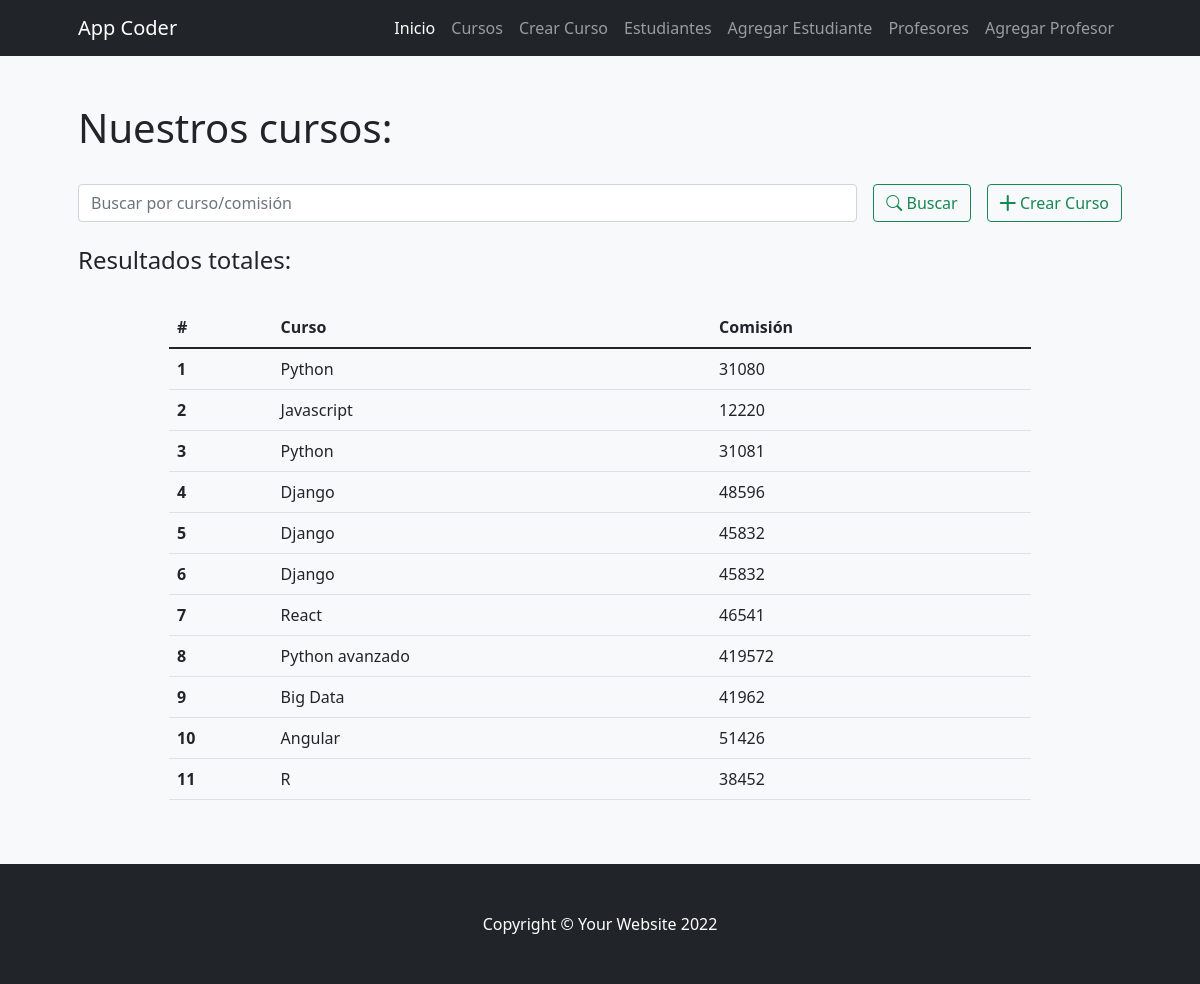
The app's page /coderapp/cursos/ with its own data.
### ProyectoCoderApp/models.py (models this page shows)
class Curso(models.Model):
    nombre = models.CharField(max_length=30) # Texto
    comision = models.IntegerField()

### ProyectoCoderApp/views.py (the view)
# urls.py: path('cursos/', cursos, name="cursos"),
def cursos(request):
    if request.method == "POST":
        search = request.POST["search"]
        if search !="":
            cursos = Curso.objects.filter( Q(nombre__icontains=search) | Q(comision__icontains=search)).values()
            return render(request, "ProyectoCoderApp/cursos.html", {"cursos":cursos, "search":True, "busqueda":search})
    cursos = Curso.objects.all()
    return render(request,"ProyectoCoderApp/cursos.html",{"cursos":cursos})

### ProyectoCoderApp/templates/ProyectoCoderApp/cursos.html (shortened to what this page needs)
{% extends 'ProyectoCoderApp/base.html' %}
{% load static %}
{% block contenidoPagina %}
<section class="bg-light py-5">
    <div class="container px-5">
        <h1>Nuestros cursos:</h1>
        <br>
        <div class="row gx-5 justify-content-center">
            <div class="col-lg-12">
                <form class="d-flex my-2 my-lg-0" action="" method="post">
                    <input class="flex-grow-0 form-control mr-sm-2" type="search" name="search" placeholder="Buscar por curso/comisión" aria-label="Search">
                    <button class="btn btn-outline-success text-nowrap ms-3 my-2 my-sm-0" type="submit"> <i class="bi bi-search"></i> Buscar</button>
                    <a class="btn btn-outline-success text-nowrap ms-3 my-2 my-sm-0" href="{% url 'crear_curso' %}"> <i class="bi bi-plus-lg"></i> Crear Curso</a>
                </form>
            </div>
        </div>
        <br>
        <h4>Resultados
            {% if search %}
                para "{{busqueda}}":
            {% else %}
                totales:
            {% endif %}
        </h4>
        <br>
        <div class="row gx-5 justify-content-center">
            <div class="col-lg-10 table-responsive">
                <table class="table table-theme">
                    <thead>
                        <tr>
                            <th scope="col">#</th>
                            <th scope="col">Curso</th>
                            <th scope="col">Comisión</th>
                        </tr>
                    </thead>
                    <tbody>
                        {% for curso in cursos %}
                            <tr>
                                <th scope="row">{{forloop.counter}}</th>
                                <td>{{curso.nombre}}</td>
                                <td>{{curso.comision}}</td>
                                <td></td>
                            </tr>
                        {% endfor %}
                    </tbody>
                </table>
            </div>
        </div>
    </div>
</section>
{% endblock %}

### records on screen
Curso: nombre "Python", comision "31080"
Curso: nombre "Javascript", comision "12220"
Curso: nombre "Python", comision "31081"
Curso: nombre "Django", comision "48596"
Curso: nombre "Django", comision "45832"
Curso: nombre "Django", comision "45832"
Curso: nombre "React", comision "46541"
Curso: nombre "Python avanzado", comision "419572"
Curso: nombre "Big Data", comision "41962"
Curso: nombre "Angular", comision "51426"
Curso: nombre "R", comision "38452"
